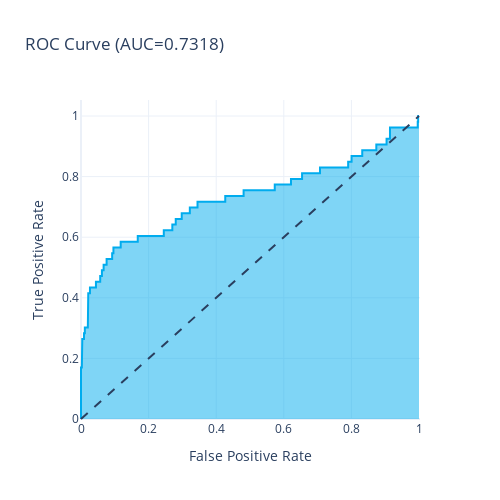

Source (notebook cell):
### Code cell
model_func.plot_auc('lr.sav',y_test,X_test_imputed)
